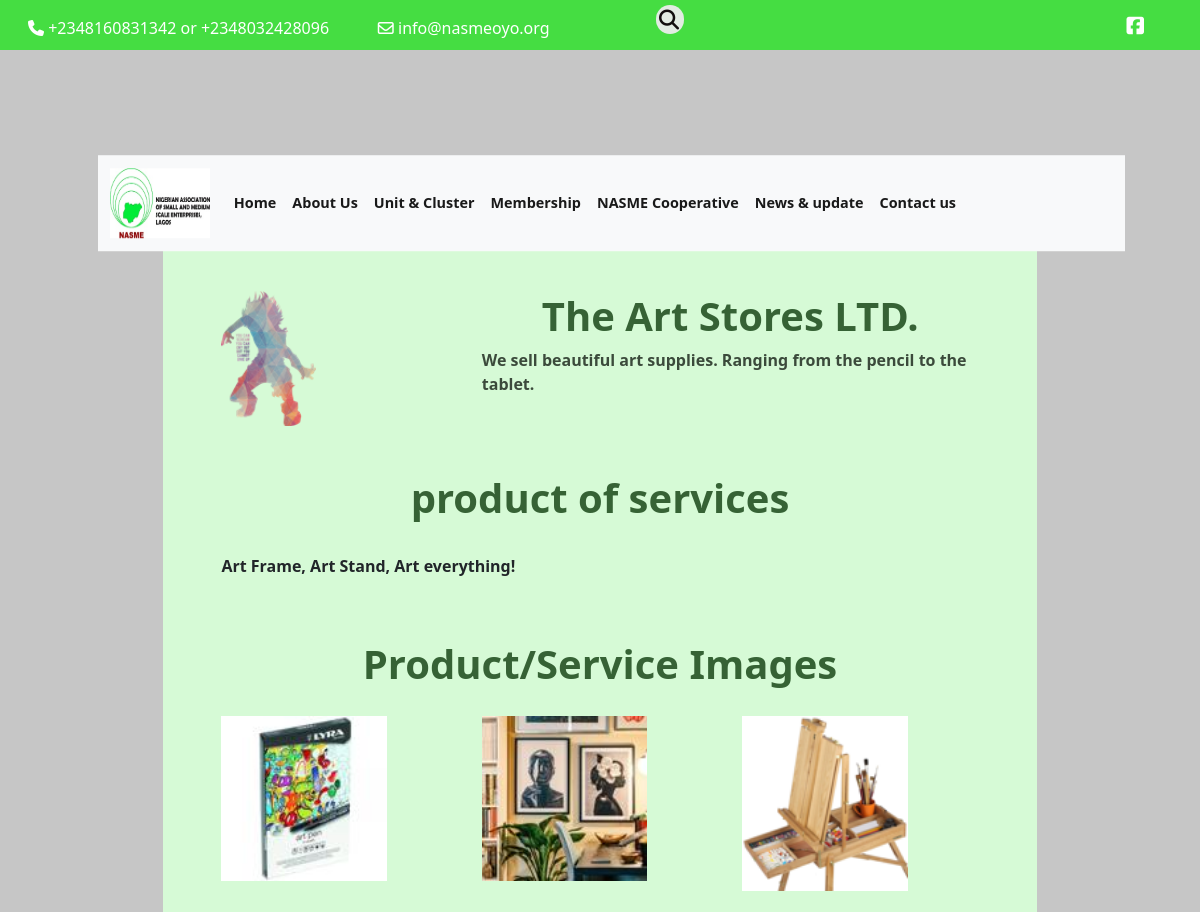
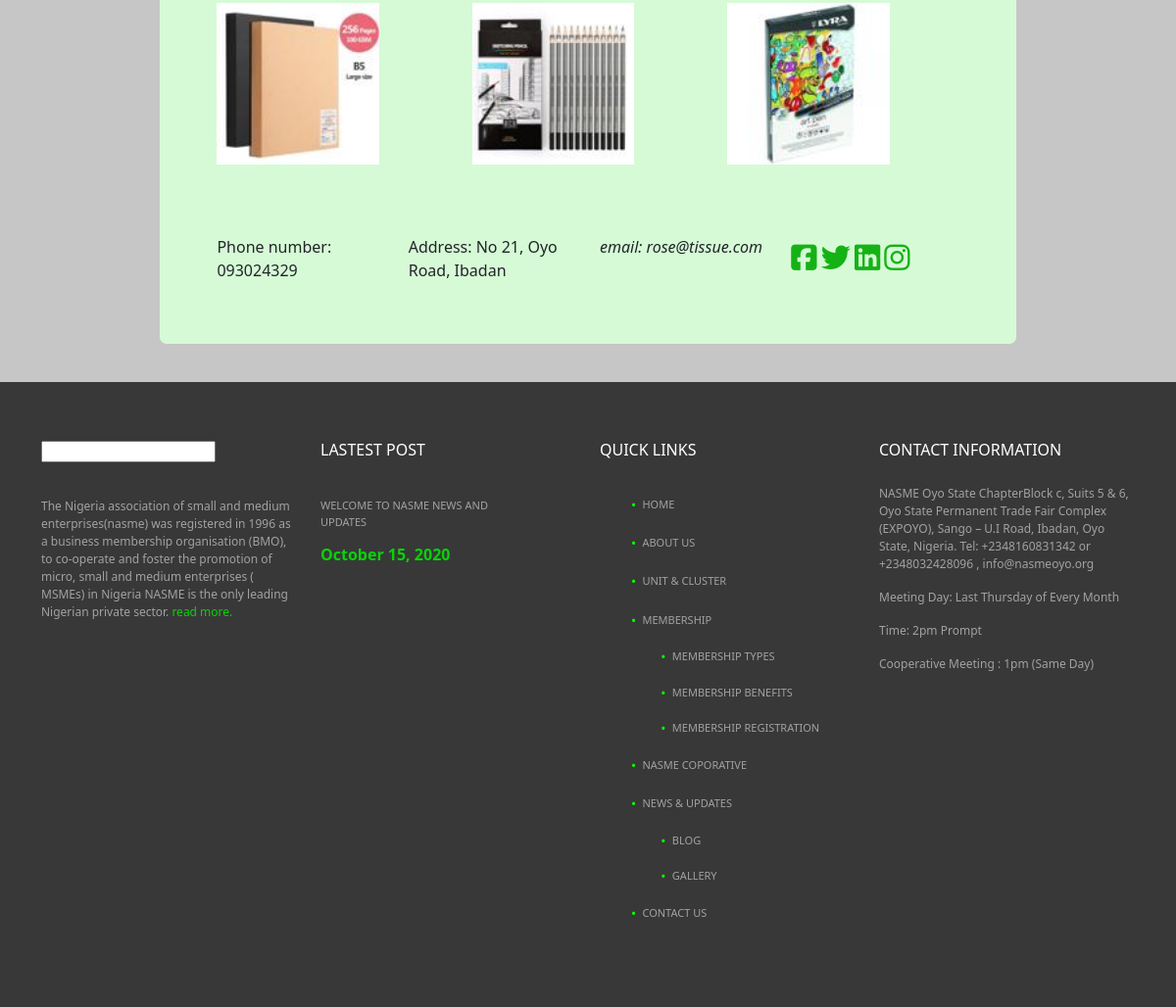
Page /member_page/The Art Stores LTD. on the committed database (2 pictures, top to bottom).
### membership/models.py (models this page shows, shortened)
class User(db.Model, UserMixin):
  id = db.Column(db.Integer, primary_key=True)
  units = db.relationship("Unit", secondary=user_unit, backref=db.backref("unit_members", lazy='dynamic'), lazy="dynamic")
  username = db.Column(db.String(20), unique=True)
  email = db.Column(db.String(120), unique=True)
  phone = db.Column(db.String(60), unique=True)
  password = db.Column(db.String(60), nullable=False, default="12345678")
  image_file = db.Column(db.String(20), nullable=False, default='default.jpg')
  date_registered = db.Column(db.DateTime, nullable=False, default=datetime.utcnow)
  role = db.Column(db.String(6), nullable=False, default="USER")
  _is_superadmin = db.Column("is_superadmin", db.Boolean, nullable=False, default=False)
  current_salary = db.Column(db.String(60))
  occupation = db.Column(db.String(60))
  experience = db.Column(db.String(60))
  date_of_birth = db.Column(db.String(), nullable=False, default=datetime.utcnow)
  business_address = db.Column(db.String())
  _is_suspended = db.Column("is_suspended", db.Boolean, nullable=False, default=False)
  has_filled_profile = db.Column(db.Boolean(), default=False)
  business_name = db.Column(db.String())
  business_email = db.Column(db.String())
  business_phone = db.Column(db.String())
  business_photo = db.Column(db.String(20), default='default.jpg')
  business_about = db.Column(db.String())
  business_services = db.Column(db.String())
  business_product_image_1 = db.Column(db.String(20), nullable=False, default='default.jpg')
  business_product_image_2 = db.Column(db.String(20), nullable=False, default='default.jpg')
  business_product_image_3 = db.Column(db.String(20), nullable=False, default='default.jpg')
  business_product_image_4 = db.Column(db.String(20), nullable=False, default='default.jpg')
  business_product_image_5 = db.Column(db.String(20), nullable=False, default='default.jpg')
  business_product_image_6 = db.Column(db.String(20), nullable=False, default='default.jpg')
  business_facebook = db.Column(db.String())
  business_website = db.Column(db.String())
  business_twitter = db.Column(db.String())
  business_linkedin = db.Column(db.String())
  business_whatsapp = db.Column(db.String())
  messages_sent = db.relationship('Message',
                                    foreign_keys='Message.sender_id',
                                    backref='author', lazy='dynamic')
  messages_received = db.relationship('Message',
                                      foreign_keys='Message.member_recipient_id',
                                      backref='member_recipient', lazy='dynamic')
  last_message_read_time = db.Column(db.DateTime)
  @property
  def is_superadmin(self):
      return self._is_superadmin
  @property
  def is_suspended(self):
      return self._is_suspended
  @is_superadmin.setter
  def is_superadmin(self, s):
    if type(s) == type(str()):
      if s.lower() == "true":
        self._is_superadmin = True
      elif s.lower() == "false":
        self._is_superadmin = False
    else:
      self._is_superadmin = s
  @is_suspended.setter
  def is_suspended(self, s):
    if type(s) == type(str()):
      if s.lower() == "true":
        self._is_suspended = True
      elif s.lower() == "false":
        self._is_suspended = False
    else:
      self._is_suspended = s

### membership/main/routes.py (the view)
@main.route("/member_page/<string:business_name>")
def member_page(business_name):
  member = User.query.filter_by(business_name=business_name)[0]
  if not member:
    abort(404)
  image_file = url_for('static', filename='profile_pics/' + member.image_file)
  return render_template("member_page.html", member=member, image_file=image_file)

### membership/main/routes.py (called while the page is built)
@main.context_processor
def inject_menu():
    dashboard_units = Unit.query.all()
    return dict(dashboard_units=dashboard_units)

### membership/templates/member_page.html (shortened to what this page needs)
<!DOCTYPE html>
<html lang="en">
<head>
    <link href="https://cdn.jsdelivr.net/npm/bootstrap@5.0.2/dist/css/bootstrap.min.css" rel="stylesheet">
  <link rel="stylesheet" type='text/css' href="{{ url_for('static', filename='css/font.css') }}">
  <link rel="stylesheet" type='text/css' href="{{ url_for('static', filename='css/business.css') }}">
</head>
<body>
    <div class="ricky">
        <nav>
        <div class=" container rocky">
            <div id="top-bar">
              <div id="top-bar-inner" class="finax-container">
                  <div class="top-bar-inner-wrap">
          <div class="top-bar-content">
                      <span class="phone content"> <i class="fa fa-phone" aria-hidden="true"></i> +2348160831342 or +2348032428096</span>
                      <span class="email_content"> <i class="fa fa-envelope-o" aria-hidden="true"></i> info@nasmeoyo.org</span>
                      <i class="fa fa-facebook-square" aria-hidden="true" id="down" style="color:white ; font-size: 20px;"></i>
              </div>
        </div>
              </div>
            </div>
        </div>
        </nav>
        <div class="fumni">
          <form  method="#" action="#" class="search-box "autocomplete="off">
            <button type="submit" class="btn-search "><i class="fas fa-search"></i></button>
            <input type="text" name="search_query" class="input-search" placeholder="Search for members...">
        </form>
        </div>
    </div>
    <br>
    <div class="donee">
      <div class="container">
        <nav class="navbar navbar-expand-lg navbar-light bg-light"  id="mufu" style="background:  rgb(255, 255, 255);">
          <div class="container-fluid">
            <a class="navbar-brand" href="#"><img src="../static/images/FAV.jpg" alt="image"  width="100" height="70"></a>
            <div class="collapse navbar-collapse oyo" id="navbarSupportedContent">
              <ul class="navbar-nav me-auto mb-2 mb-lg-0">
                <li class="nav-item ">
                  <a class="nav-link active dropdown-" href="#" id="navbarDropdown" role="button" data--toggle="dropdown" aria-expanded="">Home</a>
                </li>
                <li class="nav-item">
                  <a class="nav-link active" aria-current="page" href="#">About Us</a>
                </li>
                <li class="nav-item">
                  <a class="nav-link active" aria-current="page" href="#">Unit & Cluster</a>
                </li>
                <li class="nav-item ">
                  <a class="nav-link active dropdown-" href="#" id="navbarDropdown" role="button" data--toggle="dropdown" aria-expanded="">
                    Membership
                  </a>
                </li>
                <li class="nav-item">
                  <a class="nav-link active" aria-current="page" href="#">NASME Cooperative</a>
                </li>
                <li class="nav-item ">
                  <a class="nav-link active dropdown-" href="#" id="navbarDropdown" role="button" data--toggle="dropdown" aria-expanded="">
                    News & update
                  </a>
                </li>
                <li class="nav-item">
                  <a class="nav-link active" aria-current="page" href="#">Contact us</a>
                </li>
              </ul>
            </div>
          </div>
        </nav>
      </div>
    </div>
    <br>
    <br>
   <div class="twen">
    <br>
    <br>
    <div class="mommy">
      <div class="container">
        <div class="row">
          <div class="col-md-4">
            <br>
            <div>
              <img src="../static/profile_pics/{{member.business_photo}}" alt="image" width="40%">
              <br>
            </div>
          </div>
          <div class="col-md-8">
            <div class="zaddy">
              <h1 style="color: rgb(54, 98, 53);">{{member.business_name}} </h1>
              <p>
                {{member.business_about}}
              </p>
            </div>
          </div>
        </div>
        <br>
        <br>
        <div class="uncle">
          <h1 style="color: rgb(54, 98, 53); font-weight: bold;">product of services</h1>
          <br>
            <div class="">
              {{member.business_services}}
          </div>
        </div>
        <br>
        <div>
          <div class="anty">
            <h1 style="color: rgb(54, 98, 53);">Product/Service Images</h1>
            <div class="">
              <div class="row">
                <div class="col">
                  <img src="../static/profile_pics/{{member.business_product_image_1}}" alt="img" width="100%">
                </div>
                <div class="col">
                  <img src="../static/profile_pics/{{member.business_product_image_2}}" alt="img" width="100%">
                </div>
                <div class="col">
                  <img src="../static/profile_pics/{{member.business_product_image_3}}" alt="image" width="100%">
                </div>
              </div>
              <br>
              <div class="row">
                <div class="col">
                  <img src="../static/profile_pics/{{member.business_product_image_4}}" alt="img" width="100%">
                </div>
                <div class="col">
                  <img src="../static/profile_pics/{{member.business_product_image_5}}" alt="img" width="100%">
                </div>
                <div class="col">
                  <img src="../static/profile_pics/{{member.business_product_image_6}}" alt="image" width="100%">
                </div>
              </div>
            </div>
          </div>
        </div>
        <br>
        <br>
        <br>
        <div>
            <div class="row">
              <div class="col">
                <P>Phone number: {{member.business_phone}}</P>
              </div>
              <div class="col">
                <P>Address: {{member.business_address}}</P>
              </div>
              <div class="col">
                <P><i>email: {{member.business_email}}</i></P>
              </div>
              <div class="col">
                <div>
                  <a href="https://{{member.business_facebook}}" style="text-decoration: none; color:rgb(21, 178, 21); font-size:30px;"><i class="fa fa-facebook-square" aria-hidden="true"></i></a>
                  <a href="https://{{member.business_twitter}}" style="text-decoration: none; color:rgb(21, 178, 21); font-size:30px;"><i class="fa fa-twitter" aria-hidden="true"></i></a>
                 <a href="https://{{member.business_linkedin}}" style="text-decoration: none; color:rgb(21, 178, 21); font-size:30px;"> <i class="fa fa-linkedin-square" aria-hidden="true"></i></a>
                  <a href="https://{{member.business_instagram}}" style="text-decoration: none; color:rgb(21, 178, 21); font-size:30px;"><i class="fa fa-instagram" aria-hidden="true"></i></a>
                </div>
              </div>
            </div>
        </div>
      </div>
    </div>
   </div>
<br>
  <div class="foot">
    <div class="container">
      <div class="row">
        <div class="col-sm-6 col-md-3">
          <input type="text">
          <br>
          <br>
          <br>
          <div class="socket_1">
            <p>The Nigeria association of small  and medium   enterprises(nasme) was registered in 1996 as a business  membership organisation (BMO), to co-operate and foster the promotion of micro, small and medium enterprises ( MSMEs) in Nigeria NASME is the only leading Nigerian private sector. <a href="#" >read more.</a></p>
          </div>
        </div>
        <div class="col-sm-6 col-md-3">
          <h6>LASTEST POST</h6>
          <br>
          <div class="socket_2">
            <p>WELCOME TO NASME NEWS AND <br> UPDATES</p>
            <h6 style="color: rgb(9, 210, 9); font-weight:bold;">October 15, 2020</h6>
          </div>
        </div>
        <div class="col-sm-6 col-md-3">
          <h6>QUICK LINKS</h6>
          <br>
          <div class="socket_3">
            <ul>
              <li>HOME</li>
              <li>ABOUT US</li>
              <li>UNIT & CLUSTER</li>
              <li>MEMBERSHIP</li>
              <ul>
              <li>MEMBERSHIP TYPES</li>
              <li>MEMBERSHIP BENEFITS</li>
              <li>MEMBERSHIP REGISTRATION</li>
              </ul>
              <li>NASME COPORATIVE</li>
              <li>NEWS & UPDATES</li>
              <ul>
              <li>BLOG</li>
              <li>GALLERY</li>
              </ul>
              <li>CONTACT US</li>
            </ul>
          </div>
        </div>
        <div class="col-sm-6 col-md-3">
          <h6>CONTACT INFORMATION</h6>
          <br>
          <div class="socket_5">
            <p>NASME Oyo State ChapterBlock c, Suits 5 & 6, Oyo State Permanent Trade Fair Complex (EXPOYO), Sango – U.I Road, Ibadan, Oyo State, Nigeria. Tel: +2348160831342 or +2348032428096 , info@nasmeoyo.org</p>
            <p>Meeting Day: Last Thursday of Every Month</p>
            <p>Time: 2pm Prompt</p>
            <p>Cooperative Meeting : 1pm (Same Day)</p>
          </div>
        </div>
      </div>
    </div>
  </div>
</body>
</html>

### membership/static/css/business.css (style rules this page uses)
* { margin: 0; padding: 0; box-sizing: border-box; box-sizing: inherit; }
html { box-sizing: border-box; }
body { background: rgb(198, 198, 198); max-width: 100%; height: 100%; }
.fumni { margin-left: 40em; margin-top: -3%; }
.ricky { background: rgb(69,221,66); padding: 16px; position: -webkit-sticky; position: sticky; top: 0; z-index: 3; color: white; }
.rocky { margin-right: 6%; }
.donee { position: sticky; top: 8%; z-index: 2; }
.donee { margin-top: -5%; }
#mufu { margin-top:-2.6%; max-width: 92%; margin-left: 5%; background: rgb(255, 255, 255); }
.oyo ul { font-size: 90%; }
.oyo li a { color:rgb(246, 243, 243); font-weight: bold; }
.email_content { margin-left: 4%; }
.nav-link { text-align: center; font-weight: 20%; }
#down { float: right; }
.search-box { width: fit-content; height: fit-content; position: relative; }
.input-search { height: 29px; width: 2px; border-style: none; font-size: 10px; font-weight: bold; outline: none; border-radius: 25px; transition: all .5s ease-in-out; background-color: #e2ece3; padding-right: 28px; color:rgb(33, 31, 31); }
.input-search::placeholder { color:rgba(249, 250, 249, 0.939); font-size: 18px; letter-spacing: 2px; font-weight: bold; }
.btn-search { width: 30px; height: 30px; border-style: none; font-size: 20px; outline: none; cursor: pointer; border-radius: 50%; position: absolute; right: 0px; color:#120f0f ; background-color:transparent; pointer-events: painted; z-index: 2; }
.foot { background: rgb(56,56,56); padding-top: 5%; padding-bottom: 5%; color: rgb(162,162,162); font-size: 12px; }
.foot h6 { color: white; }
.socket_1 a { text-decoration: none; color: rgb(6, 212, 6); }
.socket_2 { margin-top: 5%; font-size: 11px; }
.socket_3 ul { list-style: none; }
.socket_3 ul li::before { content: "\2022"; color: rgb(13, 255, 0); font-weight: bold; display: inline-block; width: 1em; margin-left: -1em; }
.socket_3 li { padding: 5%; font-size: 11px; color: rgb(162,162,162); }
.mommy { background: rgb(233, 232, 232); padding: 5%; border-radius: 7px; width: 94%; margin-left: auto; margin-right: auto; }
.zaddy { margin-top: 5%; color: rgb(59, 74, 59); font-weight: bold; }
.zaddy h1 { text-align: center; }
.anty { margin-top: 5%; cursor: pointer; }
.anty h1 { font-weight: bold; text-align: center; padding-bottom: 20px; }
.uncle { font-weight: bold; }
.uncle h1 { text-align: center; }

### membership/templates/member_page.html (style rules this page uses)
.twen { width: 80%; padding: 15px; margin-left: auto; margin-right: auto; }
.anty img { max-width:70%; max-height: 70vh; }
.mommy { background: rgb(214, 250, 214); padding: 5%; border-radius: 7px; width: 94%; margin-left: auto; margin-right: auto; }
.zaddy { margin-top: 5%; color: rgb(59, 74, 59); font-weight: bold; }
.zaddy h1 { text-align: center; font-weight: bold; }
.anty { margin-top: 5%; cursor: pointer; }
.anty h1 { font-weight: bold; text-align: center; padding-bottom: 20px; font-weight: bold; }
.uncle { font-weight: bold; }
.uncle h1 { text-align: center; }

### rows in the picture
User: business_photo (picture), business_name "The Art Stores LTD.", business_about "We sell beautiful art supplies. Ranging from the pencil to the tablet.", business_services "Art Frame, Art Stand, Art everything!", business_product_image_1 (picture), business_product_image_2 (picture), business_product_image_3 (picture), business_product_image_4 (picture), business_product_image_5 (picture), business_product_image_6 (picture), business_phone "093024329", business_address "No 21, Oyo Road, Ibadan", business_email "rose@tissue.com"
